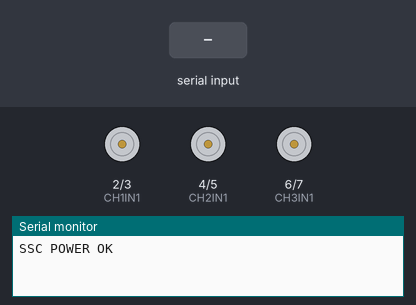
Simulated run of this sketch. Board: Arduino Uno, built with avr-gcc and run on an emulated ATmega328P. Shown: motor-driver pin pairs drawn as motors (green arrow = first pin HIGH = forward, orange = second pin HIGH = backward, longer = more drive), the last lines printed to the serial monitor. Inputs (shaded band) come from the test bench.

Above: at 1.2 s.
1.3 s: "*SSCTRG1\n" received over Serial
At 1.7 s:
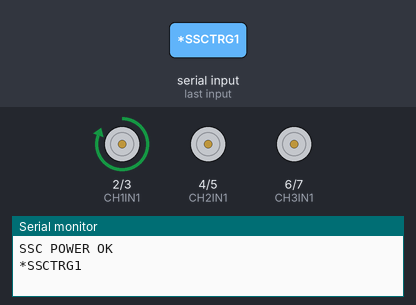
4.3 s: "*SSCTRG2\n" received over Serial
At 5.9 s:
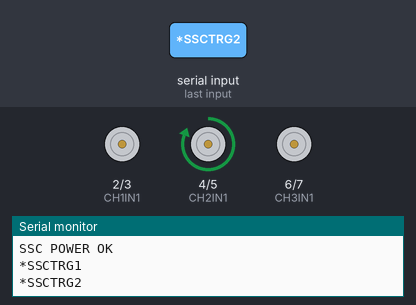
6.8 s: "*SSCTRG3\n" received over Serial
At 10.2 s:
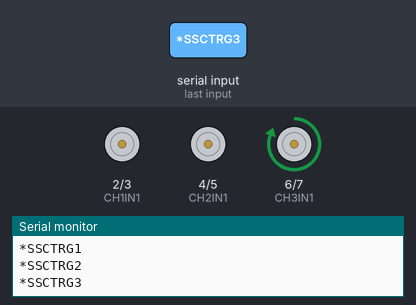
Timing chart, 0 to 14.8 s (numbered marks = the images above; inputs shaded):
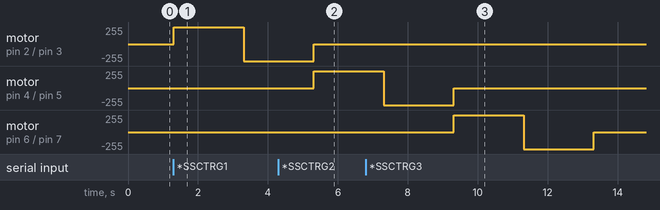

The sketch:

Trig_testV12.ino
```cpp
const int CH1IN1 = 2;                                         //Setting the digital pin numbers on the Arduino to drive motor controllers (leds for testing)
const int CH1IN2 = 3;                                         //Green = forward, Red = reverse
const int CH2IN1 = 4;
const int CH2IN2 = 5;
const int CH3IN1 = 6;
const int CH3IN2 = 7;
const unsigned int MOTOR_FWD_TIME = 2000;                     //Milliseconds
const unsigned int MOTOR_REV_TIME = 2000;                     //Milliseconds
const unsigned int MAX_CMD_LEN = 9;                           //Set some max value for the cmd string allowing for null byte
static char cmd[MAX_CMD_LEN];                                 //Create an array to hold the incoming command
static unsigned int cmd_pos = 0;

void setup()
{
  Serial.begin(9600);
  pinMode(CH1IN1, OUTPUT);
  pinMode(CH1IN2, OUTPUT);
  pinMode(CH2IN1, OUTPUT);
  pinMode(CH2IN2, OUTPUT);
  pinMode(CH3IN1, OUTPUT);
  pinMode(CH3IN2, OUTPUT);
  Serial.println("SSC POWER OK");
}

void loop()
{
  bool newCmd = false;

  while (Serial.available() > 0)                              //Check to see if anything is available in the serial receive buffer
  {
    char inByte = Serial.read();                              //Read the next available byte in the serial receive buffer
    if (inByte == '\r' || inByte == '\n')                     //Message complete
    {
      cmd[cmd_pos] = '\0';                                    //Add the null
      Serial.println(cmd);                                    //Echo the command
      newCmd = true;                                          //Indicate that a new command has been received
      break;
    }
    else if (cmd_pos < MAX_CMD_LEN - 1)                       //Message coming in and guard for over message size
    {
      if (inByte == '*')                                      //Start of a new command
      {
        cmd_pos = 0;
      }
      cmd[cmd_pos++] = inByte;                                //Add incoming byte to array and increment cmd_pos counter
    }
    else
    {
      //Discard bytes over message size
    }
  }

  if (newCmd)
  {
    if (strcmp(cmd, "*SSCTRG1") == 0)
    {
      digitalWrite(CH1IN1, HIGH);
      delay(MOTOR_FWD_TIME);
      digitalWrite(CH1IN1, LOW);
      digitalWrite(CH1IN2, HIGH);
      delay(MOTOR_REV_TIME);
      digitalWrite(CH1IN2, LOW);
    }
    else if (strcmp(cmd, "*SSCTRG2") == 0)
    {
      digitalWrite(CH2IN1, HIGH);
      delay(MOTOR_FWD_TIME);
      digitalWrite(CH2IN1, LOW);
      digitalWrite(CH2IN2, HIGH);
      delay(MOTOR_REV_TIME);
      digitalWrite(CH2IN2, LOW);
    }
    else if (strcmp(cmd, "*SSCTRG3") == 0)
    {
      digitalWrite(CH3IN1, HIGH);
      delay(MOTOR_FWD_TIME);
      digitalWrite(CH3IN1, LOW);
      digitalWrite(CH3IN2, HIGH);
      delay(MOTOR_REV_TIME);
      digitalWrite(CH3IN2, LOW);
    }
    else
    {
      //Discard invalid command
    }

    //Reset command buffer for next command
    cmd_pos = 0;
    cmd[cmd_pos] = '\0';
    newCmd = false;
  }
}
```

Measured:
- after the input at 1.3 s, motor on pin 2 (CH1IN1) / pin 3 (CH1IN2): stopped → forward 255/255 at once, → backward 255/255 2.0 s later
- after the input at 4.3 s, motor on pin 4 (CH2IN1) / pin 5 (CH2IN2): stopped → forward 255/255 after 1.0 s
- after the input at 6.8 s, motor on pin 6 (CH3IN1) / pin 7 (CH3IN2): stopped → forward 255/255 after 2.5 s, → backward 255/255 2.0 s later, → stopped 2.0 s later
